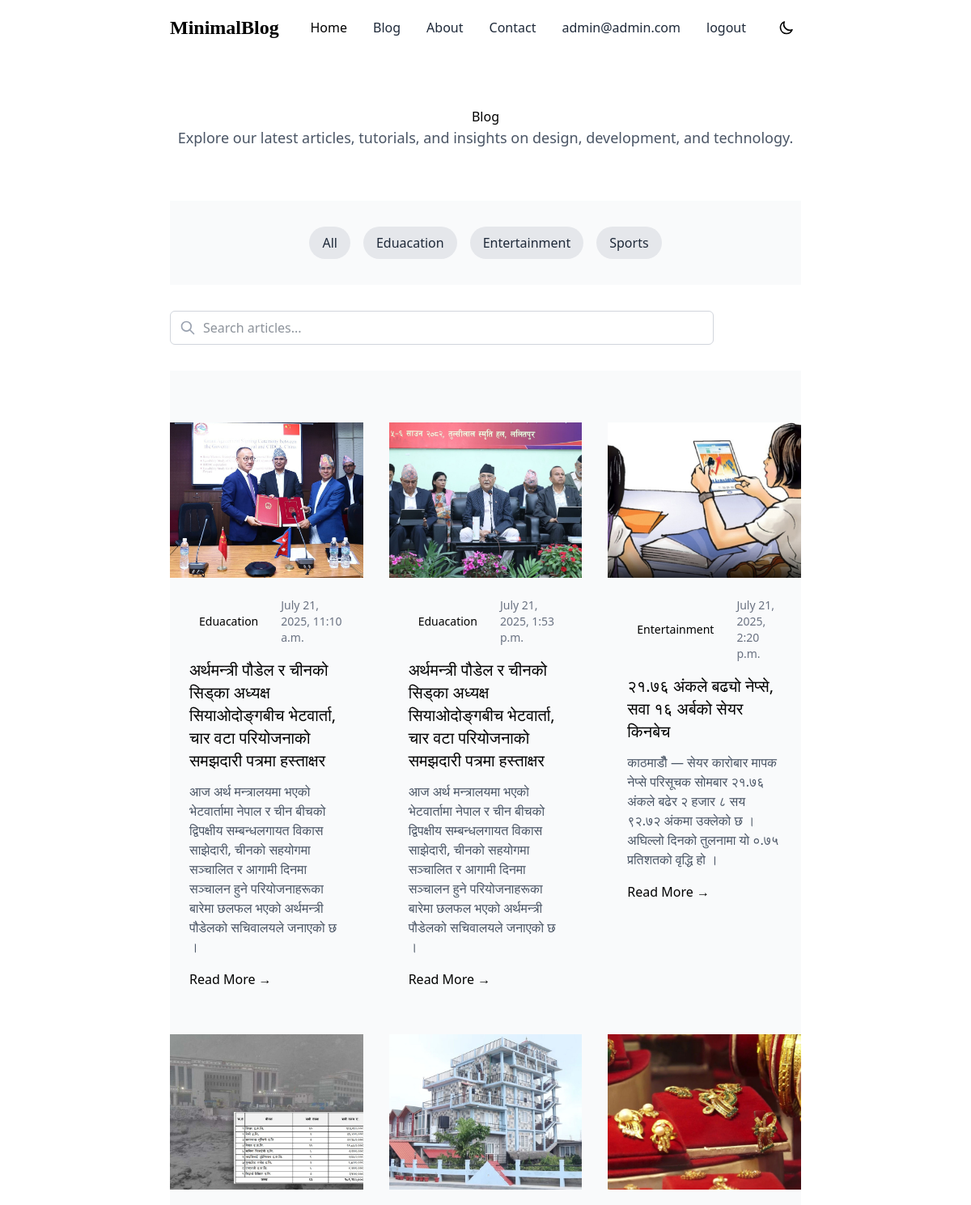
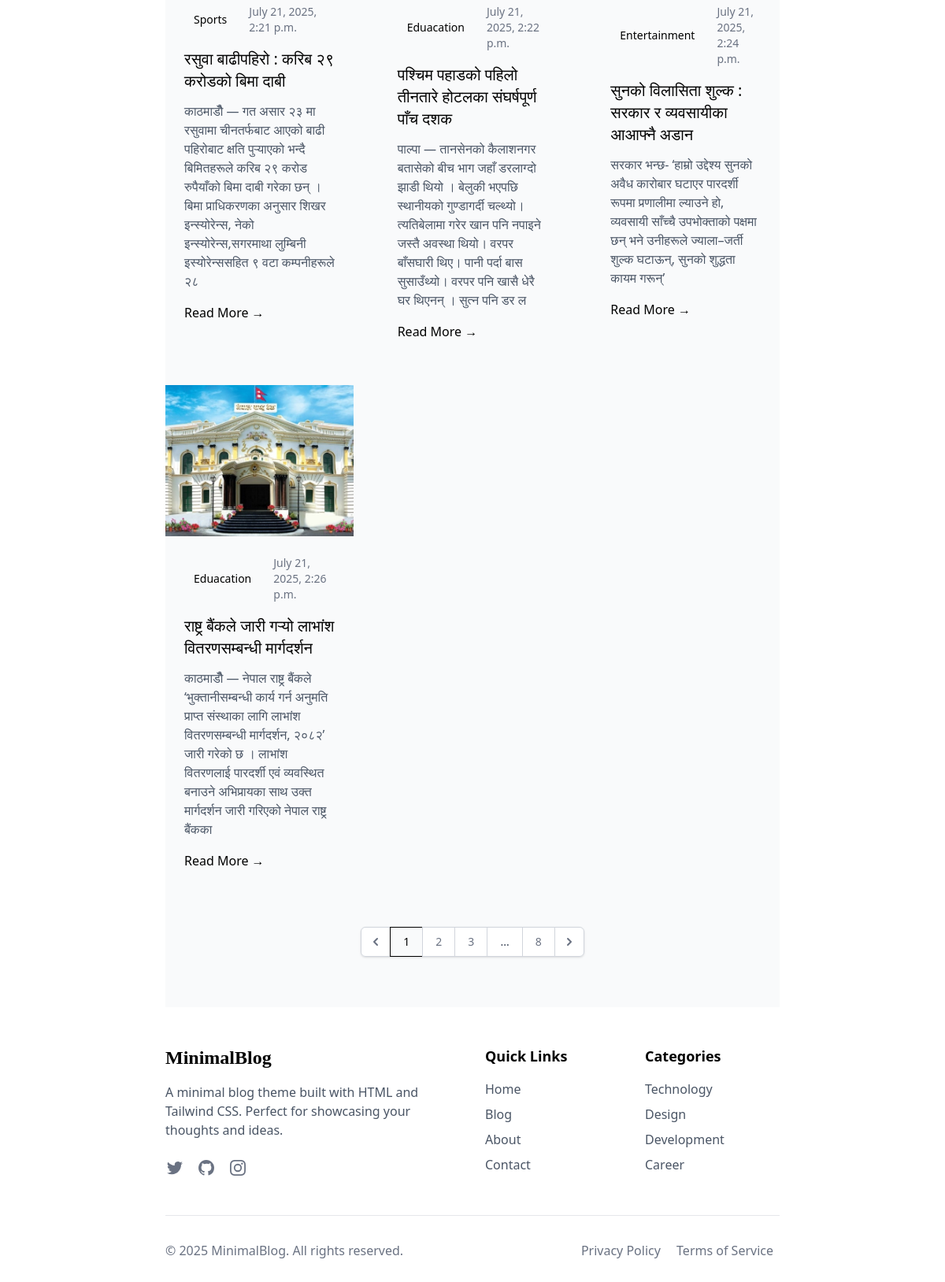
Screenshot of /blog (signed in) with the database file from the repository (2 pictures, top to bottom).
### customauthapp/models.py (models this page shows, shortened)
class CustomUser(AbstractBaseUser, PermissionsMixin):
    email = models.EmailField(unique=True)
    name = models.CharField(max_length=255)
    phone_number = models.CharField(max_length=255)
    user_profile = models.ImageField(upload_to="user_profile/", null=True, blank=True)
    role = models.CharField(max_length=255, choices=roles)
    is_staff = models.BooleanField(default=False)
    is_active = models.BooleanField(default=True)
    objects = CustomUserManager()
    USERNAME_FIELD = 'email'
    REQUIRED_FIELDS = ['name', 'phone_number']

### blog/models.py (models this page shows, shortened)
class Category(models.Model):
    title = models.CharField(max_length=255)
    slug = models.SlugField(max_length=255, unique=True, null=True, blank=True)
    img = models.ImageField(upload_to="category/", null=True, blank=True)

class Blog(models.Model):
    title = models.CharField(max_length=255)
    small_content = models.CharField(max_length=255)
    slug = models.SlugField(max_length=255, unique=True, null=True, blank=True)
    home_page_show = models.BooleanField(default=False)
    featured_blog = models.BooleanField(default=False)
    img = models.ImageField(upload_to="blog/", null=True, blank=True)
    content = models.TextField()
    tag = models.ManyToManyField(Tag)
    category = models.ForeignKey(Category, on_delete=models.CASCADE)
    created_at = models.DateTimeField(auto_now_add=True)
    updated_at = models.DateTimeField(auto_now=True)

### blog/views.py (the view)
# urls.py: path("blog", Blogs, name="blogpage"),
def Blogs(request):
    blog = Blog.objects.all()
    category = Category.objects.all()
    context = {
        'blog': blog,
        'category': category
    }
    return render(request, "blog.html", context)

### templates/blog.html (shortened to what this page needs)
{% extends 'base/base.html' %}
{% block content %}
    <section class="bg-white dark:bg-gray-900 py-16">
      <div class="container mx-auto text-center">
        <h1>Blog</h1>
        <p class="text-lg text-gray-600 dark:text-gray-300 max-w-3xl mx-auto">
          Explore our latest articles, tutorials, and insights on design, development, and technology.
        </p>
      </div>
    </section>
    <section class="py-8 bg-gray-50 dark:bg-gray-800">
      <div class="container-custom">
        <div class="flex flex-wrap justify-center gap-4">
            <button class="px-4 py-2 rounded-full bg-gray-200 text-gray-800 dark:bg-gray-700 dark:text-gray-200 hover:bg-gray-300 dark:hover:bg-gray-600 transition-colors">All</button>
          {% for categorys in category %}
            <a href="{% url 'Singlecategorypage' categorys.id %}" class="px-4 py-2 rounded-full bg-gray-200 text-gray-800 dark:bg-gray-700 dark:text-gray-200 hover:bg-gray-300 dark:hover:bg-gray-600 transition-colors">{{ categorys.title }}</a>
          {% endfor %}
        </div>
      </div>
    </section>
    <section class="py-8 bg-white dark:bg-gray-900">
      <div class="container-custom max-w-2xl">
        <div class="relative">
          <input
            type="text"
            placeholder="Search articles..."
            class="w-full px-4 py-2 pl-10 rounded-md border border-gray-300 dark:border-gray-700 bg-white dark:bg-gray-800 text-gray-800 dark:text-gray-200 focus:outline-none focus:ring-2 focus:ring-primary-500"
          />
          <svg xmlns="http://www.w3.org/2000/svg" class="h-5 w-5 absolute left-3 top-1/2 transform -translate-y-1/2 text-gray-400" fill="none" viewBox="0 0 24 24" stroke="currentColor">
            <path stroke-linecap="round" stroke-linejoin="round" stroke-width="2" d="M21 21l-6-6m2-5a7 7 0 11-14 0 7 7 0 0114 0z" />
          </svg>
        </div>
      </div>
    </section>
    <section class="py-16 bg-gray-50 dark:bg-gray-800">
      <div class="container-custom">
        <div class="grid md:grid-cols-2 lg:grid-cols-3 gap-8">
        {% for posts in blog%}
          <article class="card animate-fade-in">
            <img
              src="{{ posts.img.url }}"
              alt="People collaborating"
              class="w-full h-48 object-cover"
            />
            <div class="p-6">
              <div class="flex items-center mb-4">
                <span class="text-sm font-medium bg-primary-100 text-primary-800 dark:bg-primary-900 dark:text-primary-200 px-3 py-1 rounded-full">{{ posts.category.title }}</span>
                <span class="ml-4 text-sm text-gray-500 dark:text-gray-400">{{ posts.created_at }}</span>
              </div>
              <h3 class="text-xl mb-3">{{ posts.title }}</h3>
              <p class="text-gray-600 dark:text-gray-300 mb-4">
                {{ posts.small_content }}
              </p>
              <a href="{% url 'singleblogpage' posts.id %}" class="text-primary-600 dark:text-primary-400 font-medium hover:text-primary-700 dark:hover:text-primary-300">Read More →</a>
            </div>
          </article>
        {% endfor %}
        </div>
        <div class="flex justify-center mt-12">
          <nav class="inline-flex rounded-md shadow-sm -space-x-px" aria-label="Pagination">
            <a href="#" class="relative inline-flex items-center px-2 py-2 rounded-l-md border border-gray-300 dark:border-gray-700 bg-white dark:bg-gray-800 text-sm font-medium text-gray-500 dark:text-gray-400 hover:bg-gray-50 dark:hover:bg-gray-700">
              <svg class="h-5 w-5" xmlns="http://www.w3.org/2000/svg" viewBox="0 0 20 20" fill="currentColor" aria-hidden="true">
                <path fill-rule="evenodd" d="M12.707 5.293a1 1 0 010 1.414L9.414 10l3.293 3.293a1 1 0 01-1.414 1.414l-4-4a1 1 0 010-1.414l4-4a1 1 0 011.414 0z" clip-rule="evenodd" />
              </svg>
            </a>
            <a href="#" aria-current="page" class="relative inline-flex items-center px-4 py-2 border border-primary-500 bg-primary-50 dark:bg-primary-900 text-sm font-medium text-primary-600 dark:text-primary-300">
              1
            </a>
            <a href="#" class="relative inline-flex items-center px-4 py-2 border border-gray-300 dark:border-gray-700 bg-white dark:bg-gray-800 text-sm font-medium text-gray-500 dark:text-gray-400 hover:bg-gray-50 dark:hover:bg-gray-700">
              2
            </a>
            <a href="#" class="relative inline-flex items-center px-4 py-2 border border-gray-300 dark:border-gray-700 bg-white dark:bg-gray-800 text-sm font-medium text-gray-500 dark:text-gray-400 hover:bg-gray-50 dark:hover:bg-gray-700">
              3
            </a>
            <span class="relative inline-flex items-center px-4 py-2 border border-gray-300 dark:border-gray-700 bg-white dark:bg-gray-800 text-sm font-medium text-gray-700 dark:text-gray-400">
              ...
            </span>
            <a href="#" class="relative inline-flex items-center px-4 py-2 border border-gray-300 dark:border-gray-700 bg-white dark:bg-gray-800 text-sm font-medium text-gray-500 dark:text-gray-400 hover:bg-gray-50 dark:hover:bg-gray-700">
              8
            </a>
            <a href="#" class="relative inline-flex items-center px-2 py-2 rounded-r-md border border-gray-300 dark:border-gray-700 bg-white dark:bg-gray-800 text-sm font-medium text-gray-500 dark:text-gray-400 hover:bg-gray-50 dark:hover:bg-gray-700">
              <svg class="h-5 w-5" xmlns="http://www.w3.org/2000/svg" viewBox="0 0 20 20" fill="currentColor" aria-hidden="true">
                <path fill-rule="evenodd" d="M7.293 14.707a1 1 0 010-1.414L10.586 10 7.293 6.707a1 1 0 011.414-1.414l4 4a1 1 0 010 1.414l-4 4a1 1 0 01-1.414 0z" clip-rule="evenodd" />
              </svg>
            </a>
          </nav>
        </div>
      </div>
    </section>
    {% endblock %}

### templates/base/Header.html (shortened to what this page needs)
{% load static %}
<!DOCTYPE html>
<html lang="en">
  <head>
    <link rel="stylesheet" href="https://cdn.jsdelivr.net/npm/swiper@11/swiper-bundle.min.css" />
    <link rel="stylesheet" href="{% static 'src/style.css' %}" />
    <script src="https://cdn.jsdelivr.net/npm/@tailwindcss/browser@4"></script>
  </head>
  <body class="w-[95vw] md:w-[90vw] lg:w-[65vw] mx-auto">
    <header class="sticky top-0 bg-white dark:bg-gray-900 z-10">
      <nav class="container-custom py-4">
        <div class="flex justify-between items-center">
          <a href="/" class="text-2xl font-serif font-bold text-primary-600 dark:text-primary-400">
            MinimalBlog
          </a>
          <div class="hidden md:flex items-center space-x-8">
            <a href="{% url 'homepage' %}" class="font-medium text-primary-600 dark:text-primary-400 hover:text-primary-700 dark:hover:text-primary-300">Home</a>
            <a href="blog" class="font-medium text-gray-800 dark:text-gray-200 hover:text-primary-500 dark:hover:text-primary-400">Blog</a>
            <a href="about" class="font-medium text-gray-800 dark:text-gray-200 hover:text-primary-500 dark:hover:text-primary-400">About</a>
            <a href="contact" class="font-medium text-gray-800 dark:text-gray-200 hover:text-primary-500 dark:hover:text-primary-400">Contact</a>
            {% if user.is_authenticated %}
              <a href="{% url 'profiles' %}" class="font-medium text-gray-800 dark:text-gray-200 hover:text-primary-500 dark:hover:text-primary-400">{{user.email}}</a>
              <a href="{% url 'logout' %}" class="font-medium text-gray-800 dark:text-gray-200 hover:text-primary-500 dark:hover:text-primary-400">logout</a>
            {% else %}
              <a href="{% url 'login' %}" class="font-medium text-gray-800 dark:text-gray-200 hover:text-primary-500 dark:hover:text-primary-400">Login</a>
            {% endif %}
            <button id="theme-toggle" class="p-2 rounded-full hover:bg-gray-100 dark:hover:bg-gray-800">
              <svg xmlns="http://www.w3.org/2000/svg" class="h-5 w-5 block dark:hidden" fill="none" viewBox="0 0 24 24" stroke="currentColor">
                <path stroke-linecap="round" stroke-linejoin="round" stroke-width="2" d="M20.354 15.354A9 9 0 018.646 3.646 9.003 9.003 0 0012 21a9.003 9.003 0 008.354-5.646z" />
              </svg>
            </button>
          </div>
        </div>
      </nav>
    </header>

### rows the page displays
CustomUser: email "admin@admin.com"
Category: title "Eduacation"
Category: title "Entertainment"
Category: title "Sports"
Blog: img (picture), category "Eduacation", created_at "July 21, 2025, 11:10 a.m.", title "अर्थमन्त्री पौडेल र चीनको सिड्का अध्यक्ष सियाओदोङ्गबीच भेटवार्ता, चार वटा परियोजनाको समझदारी पत्रमा हस्ताक्षर", small_content "आज अर्थ मन्त्रालयमा भएको भेटवार्तामा नेपाल र चीन बीचको द्विपक्षीय सम्बन्धलगायत विकास साझेदारी, चीनको सहयोगमा सञ्चालित र आगामी दिनमा सञ्चालन हुने परियोजनाहरूका बारेमा छलफल भएको अर्थमन्त्री पौडेलको सचिवालयले जनाएको छ ।"
Blog: img (picture), category "Eduacation", created_at "July 21, 2025, 1:53 p.m.", title "अर्थमन्त्री पौडेल र चीनको सिड्का अध्यक्ष सियाओदोङ्गबीच भेटवार्ता, चार वटा परियोजनाको समझदारी पत्रमा हस्ताक्षर", small_content "आज अर्थ मन्त्रालयमा भएको भेटवार्तामा नेपाल र चीन बीचको द्विपक्षीय सम्बन्धलगायत विकास साझेदारी, चीनको सहयोगमा सञ्चालित र आगामी दिनमा सञ्चालन हुने परियोजनाहरूका बारेमा छलफल भएको अर्थमन्त्री पौडेलको सचिवालयले जनाएको छ ।"
Blog: img (picture), category "Entertainment", created_at "July 21, 2025, 2:20 p.m.", title "२१.७६ अंकले बढ्यो नेप्से, सवा १६ अर्बको सेयर किनबेच", small_content "काठमाडौँ — सेयर कारोबार मापक नेप्से परिसूचक सोमबार २१.७६ अंकले बढेर २ हजार ८ सय ९२.७२ अंकमा उक्लेको छ । अघिल्लो दिनको तुलनामा यो ०.७५ प्रतिशतको वृद्धि हो ।"
Blog: img (picture), category "Sports", created_at "July 21, 2025, 2:21 p.m.", title "रसुवा बाढीपहिरो : करिब २९ करोडको बिमा दाबी", small_content "काठमाडौँ — गत असार २३ मा रसुवामा चीनतर्फबाट आएको बाढी पहिरोबाट क्षति पुर्‍याएको भन्दै बिमितहरूले करिब २९ करोड रुपैयाँको बिमा दाबी गरेका छन् । बिमा प्राधिकरणका अनुसार शिखर इन्स्योरेन्स, नेको इन्स्योरेन्स,सगरमाथा लुम्बिनी इस्योरेन्ससहित ९ वटा कम्पनीहरूले २८"
Blog: img (picture), category "Eduacation", created_at "July 21, 2025, 2:22 p.m.", title "पश्चिम पहाडको पहिलो तीनतारे होटलका संघर्षपूर्ण पाँच दशक", small_content "पाल्पा — तानसेनको कैलाशनगर बतासेको बीच भाग जहाँ डरलाग्दो झाडी थियो । बेलुकी भएपछि स्थानीयको गुण्डागर्दी चल्थ्यो। त्यतिबेलामा गरेर खान पनि नपाइने जस्तै अवस्था थियो। वरपर बाँसघारी थिए। पानी पर्दा बास सुसाउँथ्यो। वरपर पनि खासै धेरै घर थिएनन् । सुत्न पनि डर ल"
Blog: img (picture), category "Entertainment", created_at "July 21, 2025, 2:24 p.m.", title "सुनको विलासिता शुल्क : सरकार र व्यवसायीका आआफ्नै अडान", small_content "सरकार भन्छ- ‘हाम्रो उद्देश्य सुनको अवैध कारोबार घटाएर पारदर्शी रूपमा प्रणालीमा ल्याउने हो, व्यवसायी साँच्चै उपभोक्ताको पक्षमा छन् भने उनीहरूले ज्याला–जर्ती शुल्क घटाऊन्, सुनको शुद्धता कायम गरून्’"
Blog: img (picture), category "Eduacation", created_at "July 21, 2025, 2:26 p.m.", title "राष्ट्र बैंकले जारी गर्‍यो लाभांश वितरणसम्बन्धी मार्गदर्शन", small_content "काठमाडौँ — नेपाल राष्ट्र बैंकले ‘भुक्तानीसम्बन्धी कार्य गर्न अनुमति प्राप्त संस्थाका लागि लाभांश वितरणसम्बन्धी मार्गदर्शन, २०८२’ जारी गरेको छ । लाभांश वितरणलाई पारदर्शी एवं व्यवस्थित बनाउने अभिप्रायका साथ उक्त मार्गदर्शन जारी गरिएको नेपाल राष्ट्र बैंकका"
